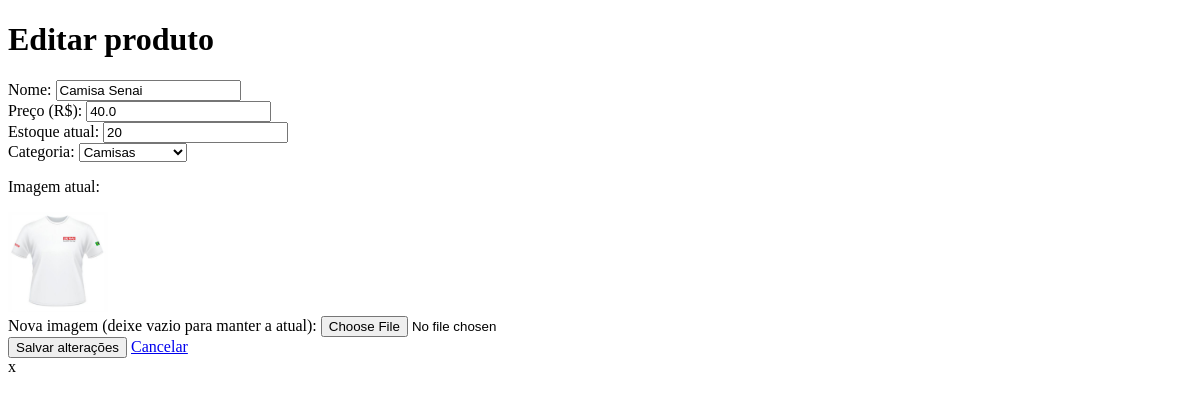
The app's page /produtos/1/editar (signed in), older data.
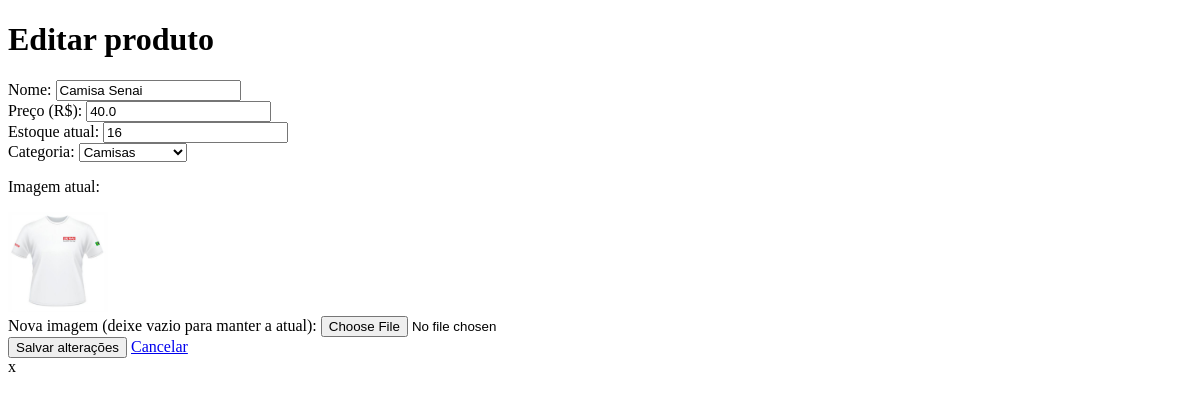
The same page, newer data.
### app/models/produto.py (models this page shows, shortened)
class Produto(Base):
    __tablename__ = "produtos"
    id = Column(Integer, primary_key=True, index=True)
    nome = Column(String(200), unique=True, index=True)
    descricao = Column(String)
    preco = Column(Float, nullable=False, default=0.0)
    estoque_atual = Column(Integer, nullable=False, default=0)
    ativo = Column(Boolean, default=True)
    categoria_id = Column(Integer, ForeignKey("categorias.id"))
    categoria = relationship("Categoria", back_populates="produtos")
    imagem_path = Column(String(255), nullable=True)
    categoria_id = Column(Integer, ForeignKey("categorias.id", ondelete="SET NULL"), nullable=True)
    categoria = relationship("Categoria", back_populates="produtos")

### app/controllers/produto_controller.py (the view)
@router.get("/{produto_id}/editar")
def form_editar_produto(
    produto_id: int,
    request: Request,
    db: Session = Depends(get_db),
    admin = Depends(get_admin)
):
    editando   = db.query(Produto).filter(Produto.id == produto_id).first()
    categorias = db.query(Categoria).filter(Categoria.ativo == True).all()
    if not editando:
        return RedirectResponse(url="/produtos", status_code=302)
    return templates.TemplateResponse(
        request,
        "produtos/form.html",
        {
            "request":    request,
            "usuario":    admin,
            "editando":   editando,
            "categorias": categorias
        }
    )

### app/templates/produtos/form.html (shortened to what this page needs)
<!DOCTYPE html>
<html lang="pt-br">
<head>
</head>
<body>
    <h1>{{ "Editar produto" if editando else "Novo produto" }}</h1>
    <form action="{{ '/produtos/' + editando.id|string + '/editar' if editando else '/produtos/novo' }}"
          method="post"
          enctype="multipart/form-data">
        <label>Nome:
            <input type="text"
                   name="nome"
                   value="{{ editando.nome if editando else (valores.nome if valores else '') }}"
                   required>
        </label>
        <br>
        <label>Preço (R$):
            <input type="number"
                   name="preco"
                   step="0.01"
                   min="0"
                   value="{{ editando.preco if editando else (valores.preco if valores else '0.00') }}"
                   required>
        </label>
        <br>
        <label>Estoque atual:
            <input type="number"
                   name="estoque_atual"
                   min="0"
                   value="{{ editando.estoque_atual if editando else (valores.estoque_atual if valores else '0') }}"
                   required>
        </label>
        <br>
        <label>Categoria:
            <select name="categoria_id">
                {% for c in categorias %}
                    <option value="{{ c.id }}"
                        {{ 'selected' if (editando and editando.categoria_id == c.id) or (valores and valores.categoria_id == c.id) else '' }}>
                        {{ c.nome }}
                    </option>
                {% endfor %}
            </select>
        </label>
        <br>
        {% if editando and editando.imagem_path %}
            <p>Imagem atual:</p>
            <img src="{{ editando.imagem_url }}"
                 alt="{{ editando.nome }}"
                 width="100"
                 style="object-fit:cover">
            <br>
        {% endif %}
        <label>{{ "Nova imagem (deixe vazio para manter a atual):" if editando else "Imagem:" }}
            <input type="file"
                   name="imagem"
                   accept=".jpg,.jpeg,.png,.webp">
        </label>
        <br>
        <button type="submit">
            {{ "Salvar alterações" if editando else "Criar produto" }}
        </button>
        <a href="/produtos">Cancelar</a>
    </form>
</body>
</html>

Row changes from the older to the newer data that the page shows:
changed Produto "Camisa Senai": estoque_atual "20" → "16"
